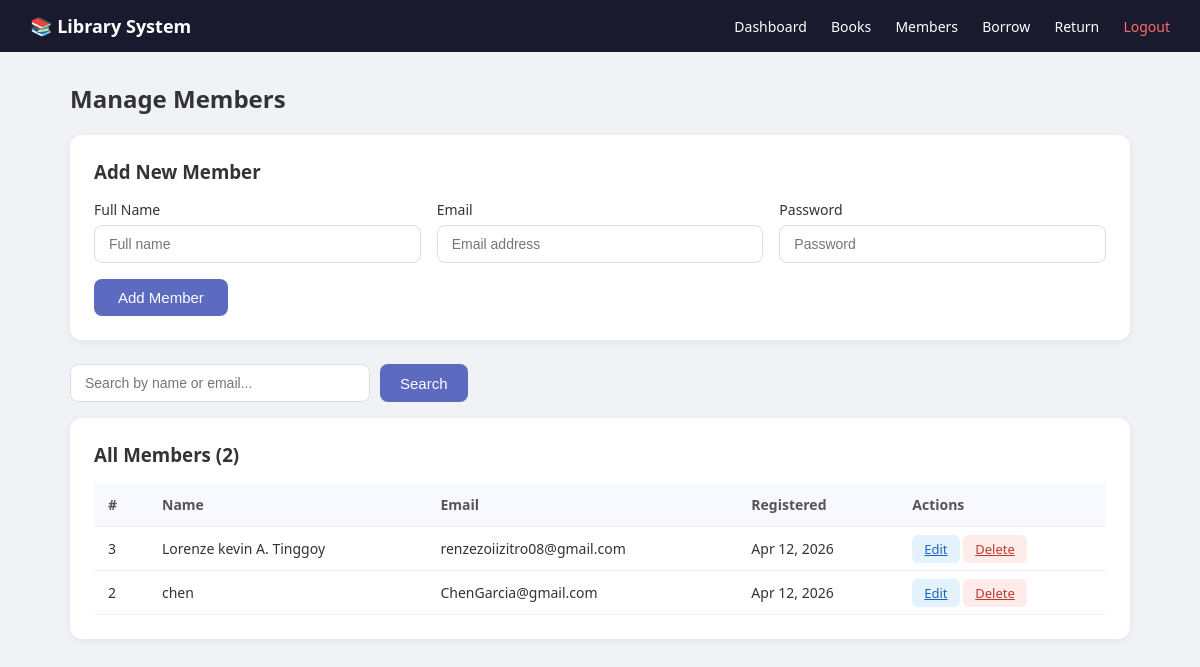
/members.php (signed in), run on the app's committed database.
### tables this page shows
CREATE TABLE `users` (
  `id` int(11) NOT NULL,
  `name` varchar(100) NOT NULL,
  `email` varchar(100) NOT NULL,
  `password` varchar(255) NOT NULL,
  `role` enum('admin','user') DEFAULT 'user',
  `created_at` timestamp NOT NULL DEFAULT current_timestamp()
);

### members.php (the view, shortened to what this page needs)
<?php
require 'includes/db_connect.php';
$edit_member = null;
$search = isset($_GET['search']) ? trim($_GET['search']) : '';
if ($search) {
    $sql   = "SELECT * FROM users WHERE role='user' AND (name LIKE ? OR email LIKE ?) ORDER BY id DESC";
    $stmt  = mysqli_prepare($conn, $sql);
    $like  = "%$search%";
    mysqli_stmt_bind_param($stmt, "ss", $like, $like);
    mysqli_stmt_execute($stmt);
    $members = mysqli_stmt_get_result($stmt);
} else {
    $members = mysqli_query($conn, "SELECT * FROM users WHERE role='user' ORDER BY id DESC");
}
?>
<!DOCTYPE html>
<html lang="en">
<head>
    <link rel="stylesheet" href="css/style.css">
</head>
<body>
<nav class="navbar">
    <span style="font-weight:600; font-size:18px;">📚 Library System</span>
    <div>
        <a href="dashboard.php">Dashboard</a>
        <a href="books.php">Books</a>
        <a href="members.php">Members</a>
        <a href="borrow.php">Borrow</a>
        <a href="return.php">Return</a>
        <a href="logout.php" style="color:#ff6b6b;">Logout</a>
    </div>
</nav>
<div class="container">
    <h2 style="margin-bottom:20px;">Manage Members</h2>
    <div class="table-box" style="margin-bottom:24px;">
        <h3 style="margin-bottom:16px;"><?= $edit_member ? 'Edit Member' : 'Add New Member' ?></h3>
        <form method="POST">
            <div style="display:grid; grid-template-columns:1fr 1fr 1fr; gap:16px;">
                <div class="form-group">
                    <label>Full Name</label>
                    <input type="text" name="name" required placeholder="Full name"
                        value="<?= $edit_member ? htmlspecialchars($edit_member['name']) : '' ?>">
                </div>
                <div class="form-group">
                    <label>Email</label>
                    <input type="email" name="email" required placeholder="Email address"
                        value="<?= $edit_member ? htmlspecialchars($edit_member['email']) : '' ?>">
                </div>
                <div class="form-group">
                    <label><?= $edit_member ? 'New Password (leave blank to keep)' : 'Password' ?></label>
                    <input type="password" name="password" <?= $edit_member ? '' : 'required' ?> placeholder="Password">
                </div>
            </div>
            <?php if ($edit_member): ?>
                <button type="submit" name="update_member" class="btn-primary" style="width:auto; padding:10px 24px;">Update Member</button>
                <a href="members.php" style="margin-left:12px; color:#888;">Cancel</a>
            <?php else: ?>
                <button type="submit" name="add_member" class="btn-primary" style="width:auto; padding:10px 24px;">Add Member</button>
            <?php endif; ?>
        </form>
    </div>
    <div style="margin-bottom:16px;">
        <form method="GET" style="display:flex; gap:10px;">
            <input type="text" name="search" placeholder="Search by name or email..."
                value="<?= htmlspecialchars($search) ?>"
                style="padding:10px 14px; border:1px solid #ddd; border-radius:8px; font-size:14px; width:300px;">
            <button type="submit" class="btn-primary" style="width:auto; padding:10px 20px;">Search</button>
        </form>
    </div>
    <div class="table-box">
        <h3 style="margin-bottom:16px;">All Members (<?= mysqli_num_rows($members) ?>)</h3>
        <table>
            <thead>
                <tr>
                    <th>#</th>
                    <th>Name</th>
                    <th>Email</th>
                    <th>Registered</th>
                    <th>Actions</th>
                </tr>
            </thead>
            <tbody>
                <?php if (mysqli_num_rows($members) > 0): ?>
                    <?php while ($member = mysqli_fetch_assoc($members)): ?>
                    <tr>
                        <td><?= $member['id'] ?></td>
                        <td><?= htmlspecialchars($member['name']) ?></td>
                        <td><?= htmlspecialchars($member['email']) ?></td>
                        <td><?= date('M d, Y', strtotime($member['created_at'])) ?></td>
                        <td>
                            <a href="members.php?edit=<?= $member['id'] ?>" class="btn-sm btn-edit">Edit</a>
                            <a href="members.php?delete=<?= $member['id'] ?>"
                               class="btn-sm btn-delete"
                               onclick="return confirm('Delete this member?')">Delete</a>
                        </td>
                    </tr>
                    <?php endwhile; ?>
                <?php else: ?>
                    <tr>
                        <td colspan="5" style="text-align:center; color:#888;">No members found.</td>
                    </tr>
                <?php endif; ?>
            </tbody>
        </table>
    </div>
</div>
</body>
</html>

### css/style.css (style rules this page uses)
* { margin: 0; padding: 0; box-sizing: border-box; }
body { font-family: 'Segoe UI', sans-serif; background: #f0f2f5; color: #333; }
.form-group { margin-bottom: 16px; }
.form-group label { display: block; margin-bottom: 6px; font-size: 14px; font-weight: 500; }
.form-group input { width: 100%; padding: 10px 14px; border: 1px solid #ddd; border-radius: 8px; font-size: 14px; transition: border 0.2s; }
.btn-primary { width: 100%; padding: 12px; background: #5c6bc0; color: white; border: none; border-radius: 8px; font-size: 15px; cursor: pointer; transition: background 0.2s; }
.navbar { background: #1a1a2e; color: white; padding: 14px 30px; display: flex; justify-content: space-between; align-items: center; }
.navbar a { color: white; text-decoration: none; margin-left: 20px; font-size: 14px; }
.container { max-width: 1100px; margin: 30px auto; padding: 0 20px; }
.table-box { background: white; padding: 24px; border-radius: 12px; box-shadow: 0 2px 8px rgba(0,0,0,0.06); }
table { width: 100%; border-collapse: collapse; }
th, td { padding: 12px 14px; text-align: left; border-bottom: 1px solid #f0f0f0; font-size: 14px; }
th { background: #f8f9ff; font-weight: 600; color: #555; }
.btn-sm { padding: 5px 12px; border-radius: 6px; border: none; cursor: pointer; font-size: 13px; }
.btn-edit { background: #e3f2fd; color: #1565c0; }
.btn-delete { background: #fdecea; color: #c0392b; }

### data on the page
users: id "3", name "Lorenze kevin A. Tinggoy", email "renzezoiizitro08@gmail.com", created_at "Apr 12, 2026"
users: id "2", name "chen", email "ChenGarcia@gmail.com", created_at "Apr 12, 2026"

### other printed values
mysqli_num_rows($members) "2"
